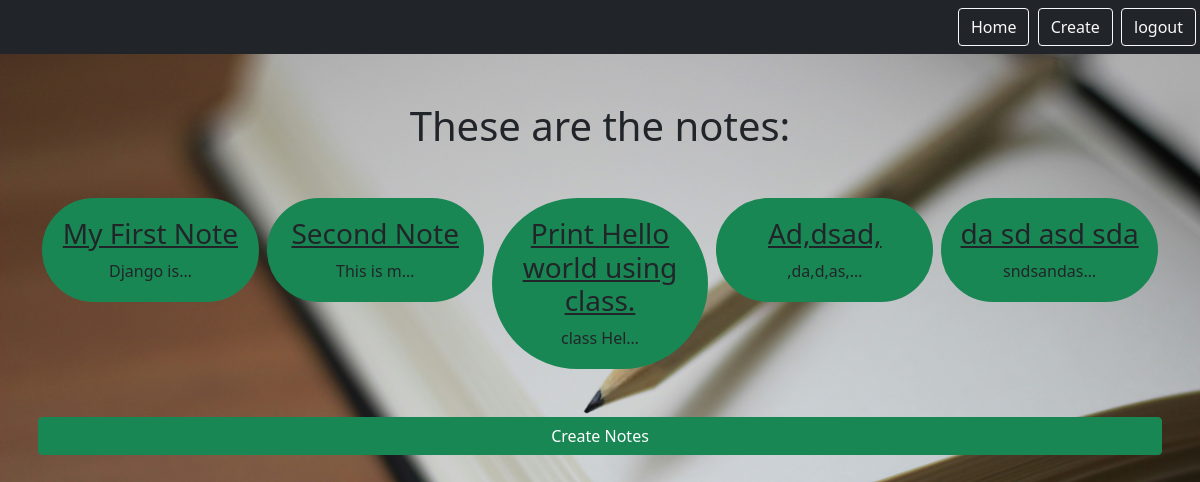
Page /smart/notes (signed in) on the committed database.
### notes/models.py (models this page shows)
class Notes(models.Model):
    title = models.CharField(max_length=200)
    text = models.TextField()
    created = models.DateTimeField(auto_now_add=True)
    user = models.ForeignKey(User, on_delete=models.CASCADE, related_name="notes")

### notes/views.py (the view)
# urls.py: path('notes', views.NotesListView.as_view(), name="notes.list"),
class NotesListView(LoginRequiredMixin, ListView):
    model = Notes
    context_object_name = "notes"
    template_name = "notes/notes_list.html"
    login_url = "/login"
    def get_queryset(self):
        return self.request.user.notes.all()

### notes/templates/notes/notes_list.html (shortened to what this page needs)
{% extends 'base.html' %}
{% block content %}
    <h1 class="my-5">These are the notes:</h1>
    <div class="row row-cols3 g-2">
        {% for note in notes %}
        <div class="col">
            <div class="p-3 border border-success rounded border-3 rounded-pill bg-success">
                <a href="{% url 'notes.detail' pk=note.id %}" class="text-dark text-decoration-non">
                    <h3>{{ note.title }}</h3>
                </a>
                {{ note.text|truncatechars:10 }}
            </div>
        </div>
        {% endfor %}
        <a href="{% url 'notes.new' %}" class="btn btn-success my-5">Create Notes</a>
    </div>
{% endblock %}

### rows in the picture
Notes: title "My First Note", text "Django is…"
Notes: title "Second Note", text "This is m…"
Notes: title "Print Hello world using class.", text "class Hel…"
Notes: title "Ad,dsad,", text ",da,d,as,…"
Notes: title "da sd asd sda", text "sndsandas…"
